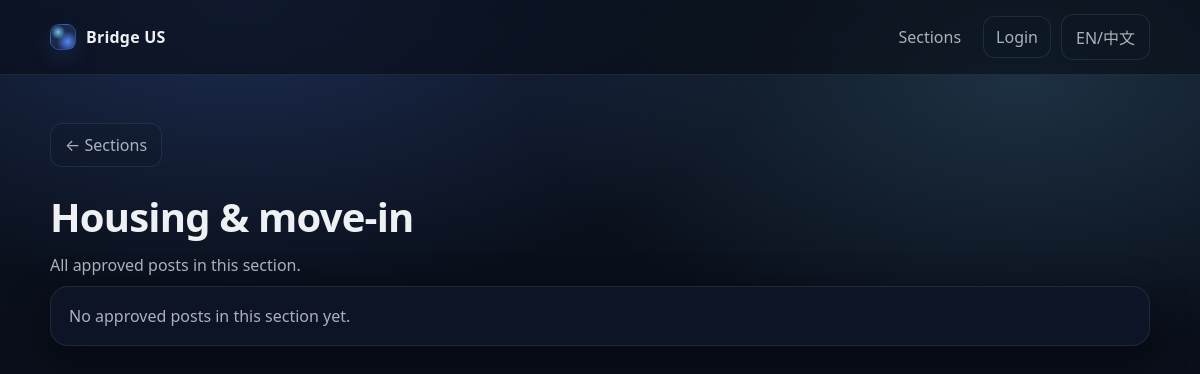
/sections/housing_move_in, run on an earlier commit of the app's database.
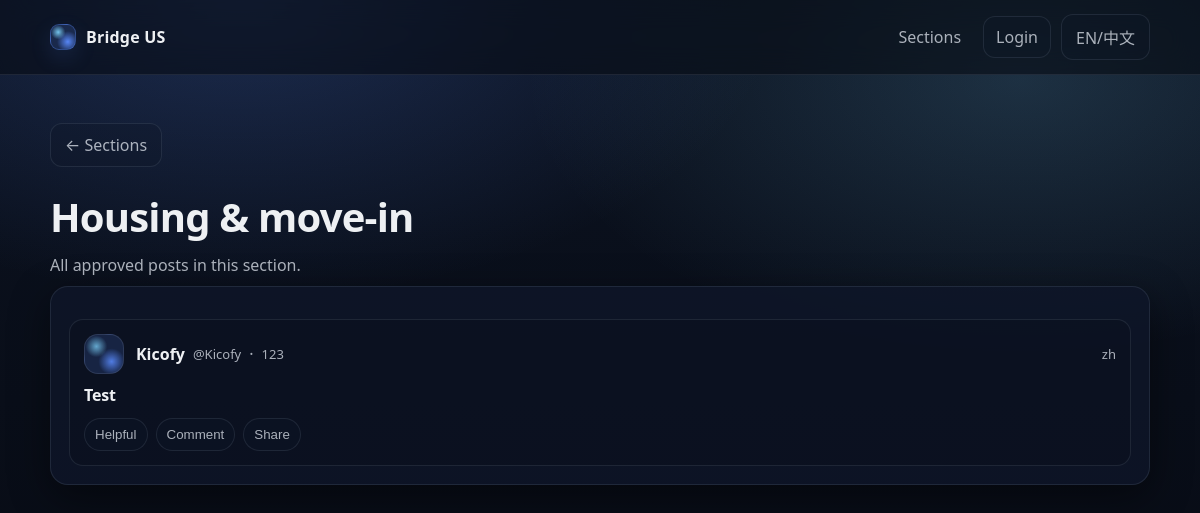
And on a later commit of the database.
### tables this page shows
CREATE TABLE posts (
              id INTEGER PRIMARY KEY AUTOINCREMENT,
              title TEXT NOT NULL,
              content TEXT NOT NULL,
              city TEXT,
              section TEXT NOT NULL,
              status TEXT NOT NULL,
              source_lang TEXT NOT NULL DEFAULT 'en',
              created_at TEXT NOT NULL DEFAULT (datetime('now')),
              updated_at TEXT NOT NULL DEFAULT (datetime('now'))
            , author_name TEXT, author_handle TEXT, author_user_id INTEGER, reviewed_by_user_id INTEGER, review_note TEXT, reviewed_at TEXT);

### app.py (the view)
    @app.get("/sections/<section_code>")
    def section_posts(section_code: str):
        allowed = {s["code"] for s in inject_i18n_helpers()["sections"]}
        if section_code not in allowed:
            return ("Not found", 404)
        posts = list_approved_posts(limit=50, section=section_code)
        return render_template(
            "section_posts.html",
            posts=posts,
            section_code=section_code,
        )

### db.py (called while the page is built)
def get_db() -> sqlite3.Connection:
    db: Optional[sqlite3.Connection] = g.get("db")
    if db is None:
        db = sqlite3.connect(current_app.config["DATABASE_PATH"])
        db.row_factory = sqlite3.Row
        g.db = db
    return db

def list_approved_posts(
    *, limit: int = 50, city: Optional[str] = None, section: Optional[str] = None
) -> List[Dict[str, Any]]:
    db = get_db()
    q = """
    SELECT id, title, city, section, source_lang, created_at, author_name, author_handle
    FROM posts
    WHERE status = 'approved'
    """
    args: List[Any] = []
    if city:
        q += " AND lower(coalesce(city,'')) = lower(?)"
        args.append(city.strip())
    if section:
        q += " AND section = ?"
        args.append(section)
    q += " ORDER BY id DESC LIMIT ?"
    args.append(limit)
    rows = db.execute(q, tuple(args)).fetchall()
    return [dict(r) for r in rows]

### templates/section_posts.html (shortened to what this page needs)
{% extends "base.html" %}
{% block content %}
  <div style="margin-top: 22px;">
    <a class="btn btn-ghost" href="{{ url_for('sections_page') }}">← {{ _("Sections") }}</a>
  </div>
  <section class="hero" style="padding-bottom: 10px;">
    <h1>{{ section_label(section_code) }}</h1>
    <p class="muted">All approved posts in this section.</p>
  </section>
  <section class="card">
    {% if posts and posts|length > 0 %}
      <ul class="feed">
        {% for p in posts %}
          <li class="post-card">
            <div class="post-head">
              <div class="avatar" aria-hidden="true"></div>
              <div class="post-head-main">
                <div class="author-line">
                  <span class="author-name">{{ p.author_name or "Anonymous" }}</span>
                  {% if p.author_handle %}<span class="author-handle">{{ p.author_handle }}</span>{% endif %}
                  {% if p.city %}<span class="dot">·</span><span class="meta">{{ p.city }}</span>{% endif %}
                </div>
              </div>
              <div class="meta">{{ p.source_lang }}</div>
            </div>
            <div class="post-body">
              <a class="post-title" href="{{ url_for('post_detail', post_id=p.id) }}">{{ p.title }}</a>
            </div>
            <div class="post-actions">
              <button class="action" type="button">Helpful</button>
              <button class="action" type="button">Comment</button>
              <button class="action" type="button">Share</button>
            </div>
          </li>
        {% endfor %}
      </ul>
    {% else %}
      <p class="muted">No approved posts in this section yet.</p>
    {% endif %}
  </section>
{% endblock %}

What changed in the data, as far as the page shows it:
added posts: author_name "Kicofy", author_handle "@Kicofy", city "123", source_lang "zh", title "Test"
Also different on the page:
text no longer shown: "No approved posts in this section yet."
